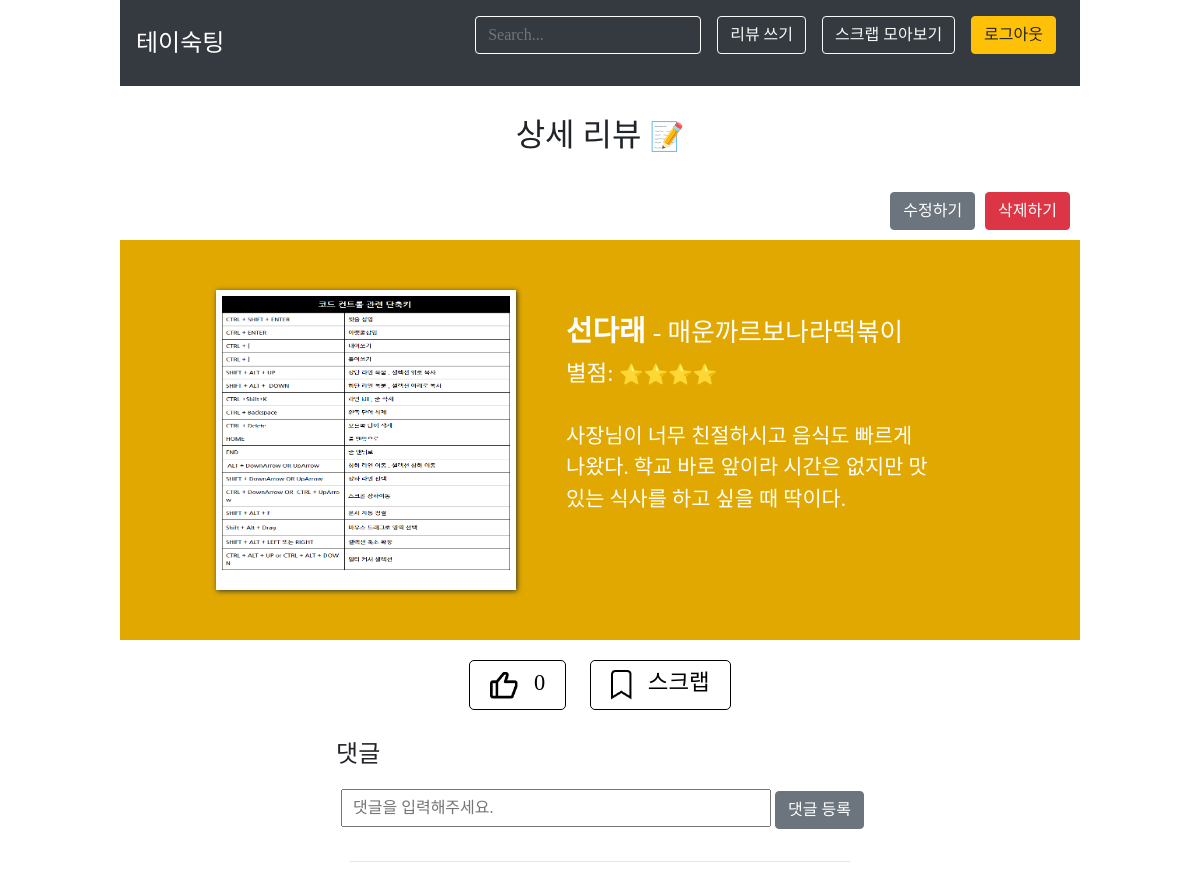
/review/detail/9 (signed in), run on the app's committed database.
### crudapp/models.py (models this page shows, shortened)
class Review(models.Model): #User와 다대다 관계(중개모델:Scrap), Comment와 일대다 관계
    restaurant = models.CharField(max_length=200)
    food = models.CharField(max_length=200)
    rating = models.IntegerField(validators=[MinValueValidator(1), MaxValueValidator(5)])
    review = models.TextField(null=True)
    food_image = models.ImageField(upload_to='images/', null=True)
    users_scrap = models.ManyToManyField(User, related_name="scrapped_review", through="Scrap")
    users_like = models.ManyToManyField(User, related_name="liked_review", through="Like")

### crudapp/views.py (the view)
# urls.py: path('detail/<int:review_id>', views.detail, name="detail"),
def detail(request, review_id):
    review_detail = get_object_or_404(Review, pk=review_id)
    scrap = Scrap.objects.filter(user=request.user, review=review_detail)
    like = Like.objects.filter(user=request.user, review=review_detail)
    like_count = Like.objects.filter(review=review_detail).count
    if request.method == 'POST':
        form = CommentForm(request.POST)
        if form.is_valid():
            comment = form.save(commit=False)
            comment.review = review_detail
            comment.save()
            return redirect('detail', review_id=review_detail.pk)
        else:
            redirect('list')
    else:
        form = CommentForm()
        return render(request, 'crudapp/detail.html', {'form':form, 'review':review_detail, 'scrap':scrap, 'like':like, 'like_count':like_count})

### crudapp/forms.py
class CommentForm(forms.ModelForm):
    class Meta:
        model = Comment
        fields = ['content']

### crudapp/templates/crudapp/detail.html (shortened to what this page needs)
{% extends 'base.html' %}
{% load static %}
{% block css %}
<link rel="stylesheet" type="text/css" href="{% static 'crudapp/css/detail.css' %}"/>
{% endblock %}
{% block content %}
<div id="title">
    <h2>상세 리뷰 <small>📝</small></h2>
</div>
<div id="btn_groups"class="d-flex justify-content-end">
    <a href="{% url 'reviewupdate' review.id %}"><button type="button" class="btn btn-secondary">수정하기</button></a>
    <a href="{% url 'reviewdelete' review.id %}" onclick="return confirm('정말 삭제하시겠습니까?');"><button type="button" class="btn btn-danger">삭제하기</button></a>
</div>
<div class="description">
    <div class="review_content">
        {% if review.food_image %}
        <img class="food_image" src="{{ review.food_image.url }}"/>
        {% endif %}
        <div class="food_description">
            <span class="restaurant">{{ review.restaurant }}</span>
            <span class="food_menu"> - {{ review.food }}</span>
            <div class="rating">별점:
                {% if review.rating == 5 %}
                <small>⭐⭐⭐⭐⭐</small>
                {% elif review.rating == 4 %}
                <small>⭐⭐⭐⭐</small>
                {% elif review.rating == 3 %}
                <small>⭐⭐⭐</small>
                {% elif review.rating == 2 %}
                <small>⭐⭐</small>
                {% elif review.rating == 1 %}
                <small>⭐</small>
                {% endif %}
            </div>
            <p class="review_content">{{ review.review }}</p>
        </div>
    </div>
</div>
<div class="my">
    <a href="{% url 'like' review.id %}"><div class="like">
        {% if like %}
        <img src="{% static 'crudapp/images/like_icon.png' %}"/>
        {% else %}
        <img src="{% static 'crudapp/images/likenot_icon.png' %}"/>
        {% endif %}
        <span>{{ like_count }}</span>
    </div></a>
    <a href="{% url 'scrap' review.id %}"><div class="scrap">
        {% if scrap %}
        <img src="{% static 'crudapp/images/scrap_icon.png' %}"/>
        <span>스크랩 취소</span>
        {% else %}
        <img src="{% static 'crudapp/images/scrapnot_icon.png' %}"/>
        <span>스크랩</span>
        {% endif %}
    </div></a>
</div>
<div class="comment">
    <div class="item">
        <h4>댓글</h4>
        <form id="comment_create_form" method='POST'>
            {{form}}
            <button type="submit" class="btn btn-secondary">댓글 등록</button>
        </form>
    </div>
    <div class="item comment_list">
        <hr/>
    </div>
</div>
{% endblock %}

### crudapp/static/crudapp/css/detail.css (style rules this page uses)
#title h2 { text-align: center; padding: 30 0 30 0; }
#btn_groups button { margin: 0 10 10 0; }
.description { height: 400px; background-color: #E0A800; padding-left: 10%; padding-right: 10%; }
.food_image { float: left; border:solid #fff; border-width:6px 6px 20px 6px; box-shadow:1px 1px 5px #333; -webkit-box-shadow:1px 1px 5px #333; -moz-box-shadow:1px 1px 5px #333; height:300px; width:300px; margin: 50 50 50 0; }
.food_description { padding: 70 50 50 50; color: #fff; font-size: 1.8rem; }
.restaurant { font-weight: bold; }
.food_menu { font-size: 1.6rem; }
.rating { font-size: 1.4rem; margin-top: 3px; margin-bottom: 30px; }
.review_content { font-size: 1.3rem; }
.my { width: fit-content; margin: 0 auto; }
.like, .scrap { display: inline-block; height: 50px; font-size: 1.4rem; border: 1px solid black; border-radius: 5px; color: black; padding: 5 20; margin: 20 10 0; cursor: pointer; }
.like img, .scrap img { max-width: 28px; max-height: 30px; margin-right: 10px; }
.comment { margin: 30 0; display: flex; flex-flow: column wrap; justify-content: center; align-items: center; }
.comment .item { width: fit-content; min-width: 500px; }
.comment h4 { margin-bottom: 20px; }
#comment_create_form [name="content"], #comment_update_form [name="content"] { padding: 5 10; margin-left: 5px; width: 430px; }

### crudproject/templates/base.html (style rules this page uses)
body { font-family: '777Balsamtint'; padding-left: 10%; padding-right: 10%; }

### data on the page
Review: food_image (picture), restaurant "선다래", food "매운까르보나라떡볶이", review "사장님이 너무 친절하시고 음식도 빠르게 나왔다. 학교 바로 앞이라 시간은 없지만 맛있는 식사를 하고 싶을 때 딱이다."

### other printed values
{{ like_count }} "0"
